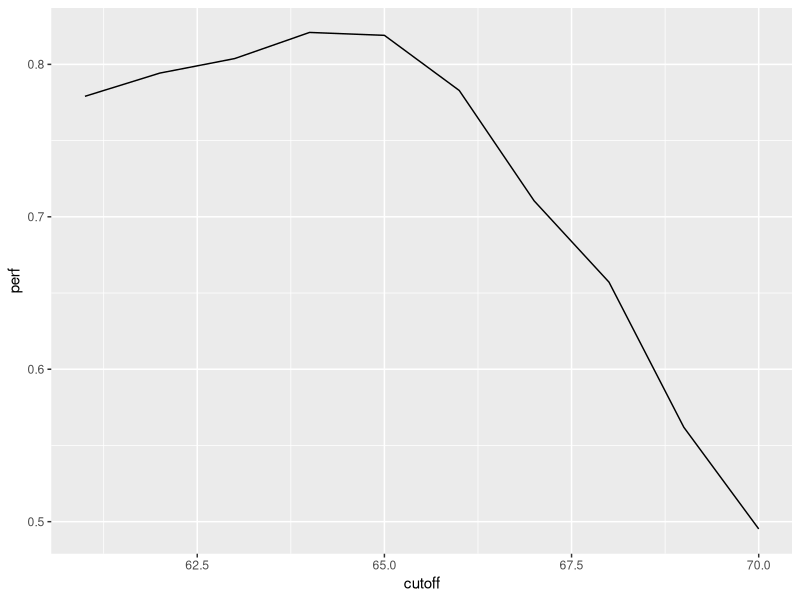
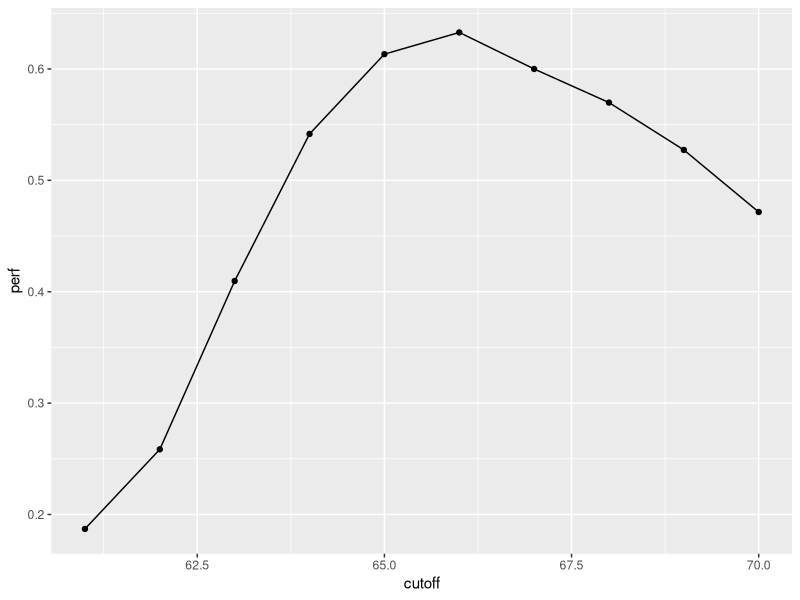
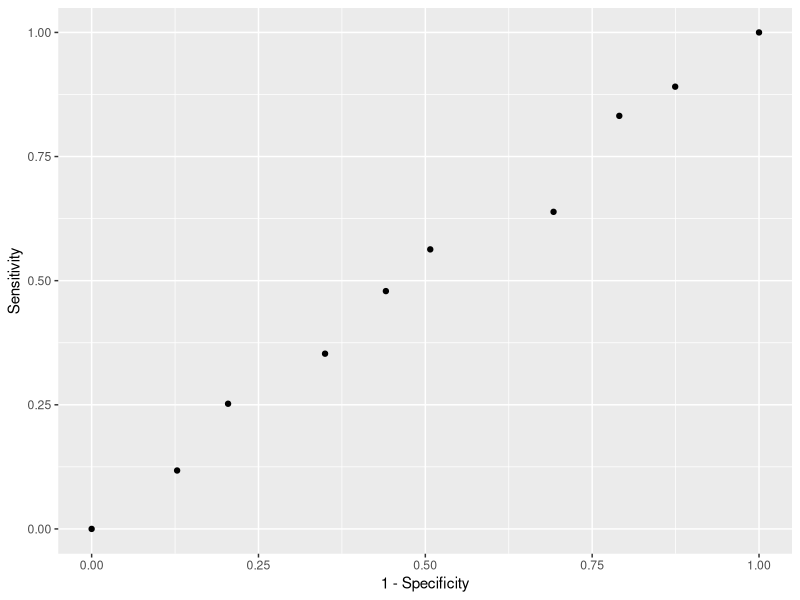
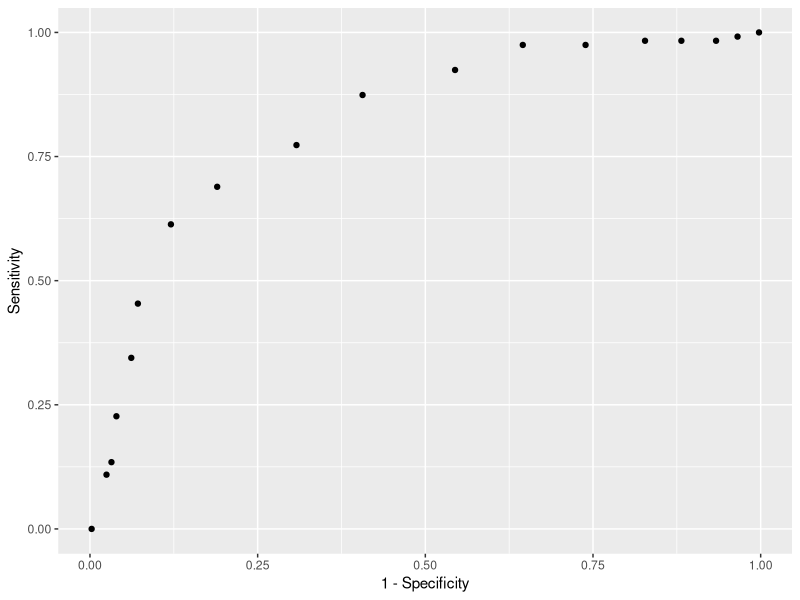
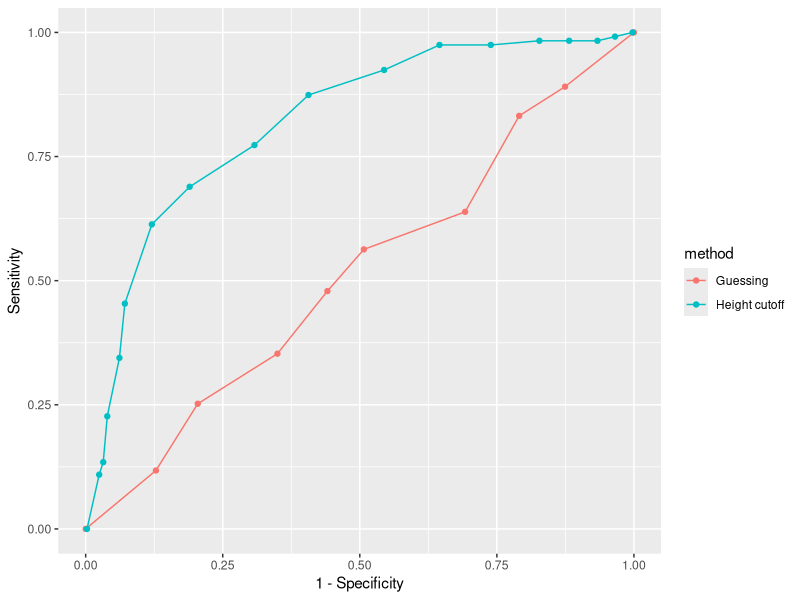
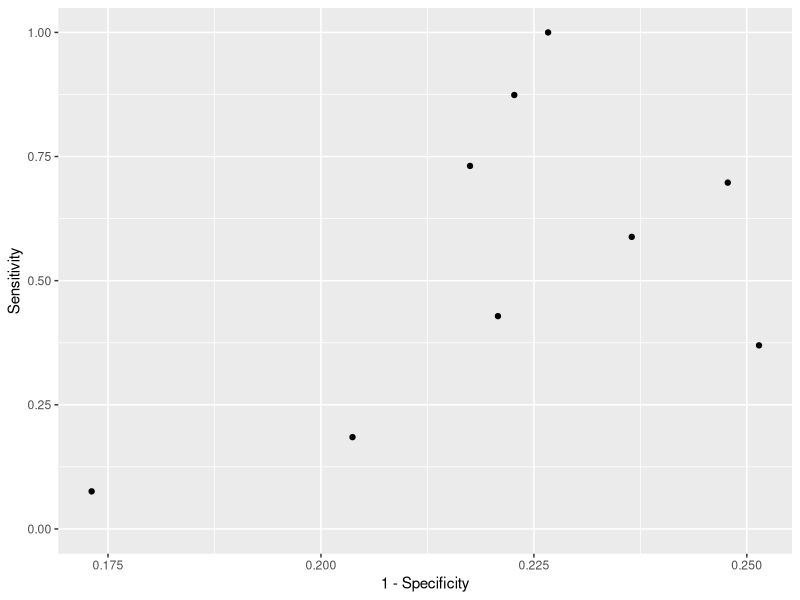
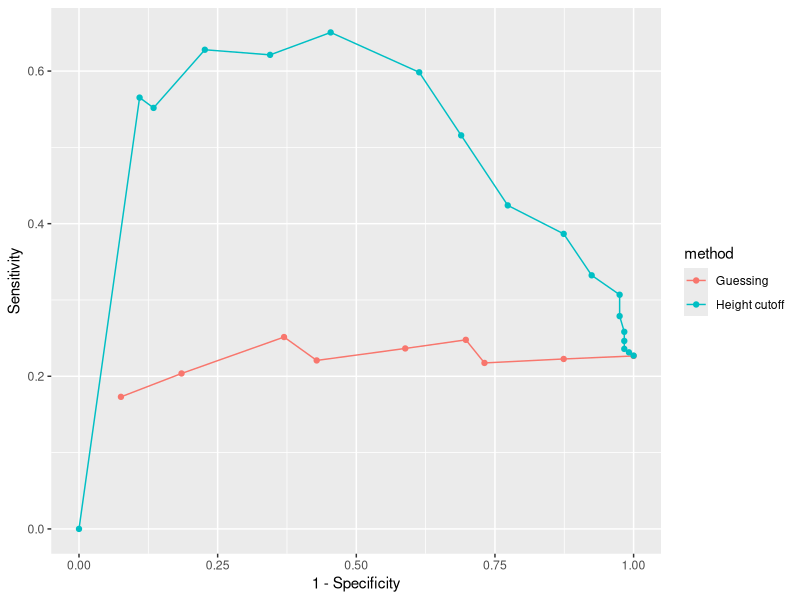

These charts were generated, in order, by the following R code: (Note: this script raises an error after producing the figures.)
# Predict Sex from Height
#install.packages("e1071")
library(caret)
library(dslabs)
library(dplyr)
library(purrr)
data("heights")

set.seed(2)
y <- heights$sex
testIndex <- createDataPartition(y, times = 1, p = 0.5, list = FALSE)
# half # from males and half # from females
sum(y[testIndex] == "Male")
sum(y == "Male")
sum(y[testIndex] == "Female")
sum(y == "Female")
trainSet <- heights[-testIndex,]
testSet <- heights[testIndex,]

# Method 1 - Simple - Guessing ML algorithm : Sampling

yHat <- sample(c("Male","Female"), length(testIndex), replace = TRUE) %>%
        factor(levels = levels(testSet$sex))

mean(yHat == testSet$sex)


# on average, males are slightly taller than females.

heights %>% group_by(sex) %>% summarise(mean(height), sd(height))
# 
# sex    `mean(height)` `sd(height)`
# <fct>           <dbl>        <dbl>
#   1 Female           64.9         3.76
# 2 Male             69.3         3.61

# Predict male if height is within two standard deviations from the average male.

yHatNew <- ifelse(testSet$height> 62, "Male", "Female") %>% factor(levels = levels(testSet$sex))

mean(yHatNew == testSet$sex)

# we use the cutoff of 62 inches,
# but we can examine the accuracy obtained for other cutoffs
# and then take the value that provides the best result.

cutoff <- seq(61,70)
perf <- sapply(cutoff, function(x) {
              yHatNew <- ifelse(testSet$height > x, "Male", "Female") %>% factor(levels = levels(testSet$sex))
              mean(yHatNew == testSet$sex)
})

data.frame(cutoff,perf) %>% ggplot(aes(cutoff,perf)) + geom_line()
cutoff[which.max(perf)]


yHatNew <- ifelse(testSet$height> 64, "Male", "Female") %>% factor(levels = levels(testSet$sex))


table(pred = yHatNew, actu = testSet$sex)


testSet %>% mutate(y_hat = yHatNew) %>% group_by(sex) %>% summarize(mean(sex == y_hat))


confusionMatrix(data = yHatNew, reference = testSet$sex)

# Trying to evaluate the algorithm with F1 Score,

F_meas(data = yHatNew, reference = factor(testSet$sex))



cutoff <- seq(61,70)
perf <- sapply(cutoff, function(x) {
  yHatNew <- ifelse(trainSet$height > x, "Male", "Female") %>% factor(levels = levels(trainSet$sex))
  F_meas(data = yHatNew, reference = factor(trainSet$sex))
})

data.frame(cutoff,perf) %>% ggplot(aes(cutoff,perf)) + geom_line() + geom_point()
cutoff[which.max(perf)]

yHatNew <- ifelse(testSet$height> cutoff[which.max(perf)], "Male", "Female") %>% factor(levels = levels(testSet$sex))

testSet %>% mutate(y_hat = yHatNew) %>% group_by(sex) %>% summarize(mean(sex == y_hat))

confusionMatrix(data = yHatNew, reference = factor(testSet$sex))

# Confusion Matrix and Statistics
# 
# Reference
# Prediction Female Male
# Female     82   77
# Male       37  329
# 
# Accuracy : 0.7829          
# 95% CI : (0.7451, 0.8174)
# No Information Rate : 0.7733          
# P-Value [Acc > NIR] : 0.3221872       
# 
# Kappa : 0.4464          
# 
# Mcnemar's Test P-Value : 0.0002595       
#                                           
#             Sensitivity : 0.6891          
#             Specificity : 0.8103          
#          Pos Pred Value : 0.5157          
#          Neg Pred Value : 0.8989          
#              Prevalence : 0.2267          
#          Detection Rate : 0.1562          
#    Detection Prevalence : 0.3029          
#       Balanced Accuracy : 0.7497          
#                                           
#        'Positive' Class : Female   

sensitivity(data = yHatNew, reference = factor(testSet$sex))
specificity(data = yHatNew, reference = factor(testSet$sex))
# 
# > sensitivity(data = yHatNew, reference = factor(testSet$sex))
# [1] 0.6890756
# > specificity(data = yHatNew, reference = factor(testSet$sex))
# [1] 0.8103448



# ROC Curves between Guessing and Height Model

p <- 0.9
n <- length(testIndex)
yHat <- sample(c("Male", "Female"), n, replace = TRUE, prob=c(p, 1-p)) %>% 
  factor(levels = levels(testSet$sex))
mean(yHat == testSet$sex)

probs <- seq(0, 1, length.out = 10)
guessing <- map_df(probs, function(p){
  yHat <- 
    sample(c("Male", "Female"), n, replace = TRUE, prob=c(p, 1-p)) %>% 
    factor(levels = c("Female", "Male"))
  list(method = "Guessing",
       FPR = 1 - specificity(yHat, testSet$sex),
       TPR = sensitivity(yHat, testSet$sex))
})

class(guessing)

guessing %>% qplot(FPR, TPR, data =., xlab = "1 - Specificity", ylab = "Sensitivity")

cutoffs <- c(50, seq(60, 75), 80)
height_cutoff <- map_df(cutoffs, function(x){
  yHat <- ifelse(testSet$height > x, "Male", "Female") %>% 
    factor(levels = c("Female", "Male"))
  list(method = "Height cutoff",
       FPR = 1-specificity(yHat, testSet$sex),
       TPR = sensitivity(yHat, testSet$sex))
})


height_cutoff %>% qplot(FPR, TPR, data =., xlab = "1 - Specificity", ylab = "Sensitivity")

# comparing the Guessing Vs Prediction Using Height
bind_rows(guessing, height_cutoff) %>%
  ggplot(aes(FPR, TPR, color = method)) +
  geom_line() +
  geom_point() +
  xlab("1 - Specificity") +
  ylab("Sensitivity")


# precision-recall curves for Guessing Vs Prediction Using Height

probs <- seq(0, 1, length.out = 10)
guessing <- map_df(probs, function(p){
  yHat <- 
    sample(c("Male", "Female"), n, replace = TRUE, prob=c(p, 1-p)) %>% 
    factor(levels = c("Female", "Male"))
  list(method = "Guessing",
       precision = precision(yHat, testSet$sex),
       recall = sensitivity(yHat, testSet$sex))
})

class(guessing)

guessing %>% qplot(precision, recall, data =., xlab = "1 - Specificity", ylab = "Sensitivity")

cutoffs <- c(50, seq(60, 75), 80)
height_cutoff <- map_df(cutoffs, function(x){
  yHat <- ifelse(testSet$height > x, "Male", "Female") %>% 
    factor(levels = c("Female", "Male"))
  list(method = "Height cutoff",
       precision = precision(yHat, testSet$sex),
       recall = sensitivity(yHat, testSet$sex))
})

# comparing the Guessing Vs Prediction Using Height
bind_rows(guessing, height_cutoff) %>%
  ggplot(aes(recall, precision, color = method)) +
  geom_line() +
  geom_point() +
  xlab("1 - Specificity") +
  ylab("Sensitivity")


# Excercise:
# The following questions all ask you to work with the dataset described below.
# 
# The reported_heights and heights datasets were collected from three classes taught 
#in the Departments of Computer Science and Biostatistics, as well as remotely through 
#the Extension School. The Biostatistics class was taught in 2016 along with an online 
#version offered by the Extension School. On 2016-01-25 at 8:15 AM, during one of the 
#lectures, the instructors asked student to fill in the sex and height questionnaire 
#that populated the reported_heights dataset. The online students filled out the survey 
#during the next few days, after the lecture was posted online. We can use this insight 
#to define a variable which we will call type, to denote the type of student, inclass or 
#online.
# 
# The code below sets up the dataset for you to analyze in the following exercises:

library(dslabs)
library(dplyr)
library(lubridate)
data(reported_heights)

dat <- mutate(reported_heights, date_time = ymd_hms(time_stamp)) %>%
  filter(date_time >= make_date(2016, 01, 25) & date_time < make_date(2016, 02, 1)) %>%
  mutate(type = ifelse(day(date_time) == 25 & hour(date_time) == 8 & between(minute(date_time), 15, 30), "inclass","online")) %>%
  select(sex, type)

y <- factor(dat$sex, c("Female", "Male"))
x <- dat$type

length(x)

sum(x == "inclass")

length(y[which(x == "inclass")])

sum(y[which(x == "inclass")] == "Female")/length(y[which(x == "inclass")])


mean(y[which(x == "online")] == "Female")


yHatNew <- ifelse(x == "online", "Male", "Female") %>% factor(levels = levels(y))

mean(yHatNew == y)


head(data.frame(yHatNew, y))

table(predicted = y_hat, actual = y)


table(yHatNew,y)


sensitivity(data = yHatNew, reference = y)
specificity(data = yHatNew, reference = y)

confusionMatrix(data = yHatNew, reference = y)


cutoff <- seq(61,70)
perf <- sapply(cutoff, function(x) {
  yHatNew <- ifelse(testSet$height > x, "Male", "Female") %>% factor(levels = levels(testSet$sex))
  mean(yHatNew == testSet$sex)
})


library(dslabs)
data("heights")
heights %>%
  mutate(height = round(height)) %>%
  group_by(height) %>%
  summarize(p = mean(sex == "Male")) %>%
qplot(height, p, data =.)



ps <- seq(0, 1, 0.1)
heights %>% 
  mutate(g = cut(height, quantile(height, ps), include.lowest = TRUE)) %>%
  group_by(g) %>%
  summarize(p = mean(sex == "Male"), height = mean(height)) %>%
  qplot(height, p, data =.)


Sigma <- 9*matrix(c(1,0.5,0.5,1), 2, 2)
dat <- MASS::mvrnorm(n = 10000, c(69, 69), Sigma) %>%
  data.frame() %>% setNames(c("x", "y"))

ps <- seq(0, 1, 0.1)
dat %>% 
mutate(g = cut(x, quantile(x, ps), include.lowest = TRUE)) %>%
  group_by(g) %>%
  summarize(y = mean(y), x = mean(x)) %>%
  qplot(x, y, data =.)
